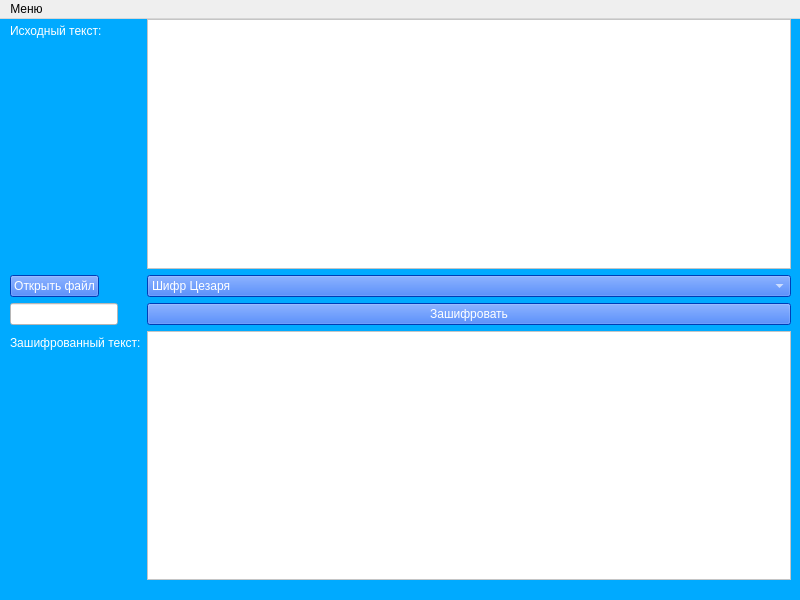
<?xml version="1.0" encoding="UTF-8"?>
<ui version="4.0">
 <class>MainWindow</class>
 <widget class="QMainWindow" name="MainWindow">
  <property name="geometry">
   <rect>
    <x>0</x>
    <y>0</y>
    <width>800</width>
    <height>600</height>
   </rect>
  </property>
  <property name="windowTitle">
   <string>Шифровщик</string>
  </property>
  <property name="styleSheet">
   <string notr="true"/>
  </property>
  <widget class="QWidget" name="centralwidget">
   <property name="styleSheet">
    <string notr="true">background-color: rgb(0, 170, 255);</string>
   </property>
   <widget class="QWidget" name="decoding_w" native="true">
    <property name="geometry">
     <rect>
      <x>0</x>
      <y>0</y>
      <width>803</width>
      <height>563</height>
     </rect>
    </property>
    <property name="styleSheet">
     <string notr="true">background-color: rgb(0, 170, 255);</string>
    </property>
    <widget class="QWidget" name="layoutWidget">
     <property name="geometry">
      <rect>
       <x>10</x>
       <y>0</y>
       <width>779</width>
       <height>559</height>
      </rect>
     </property>
     <layout class="QFormLayout" name="formLayout">
      <item row="0" column="0">
       <widget class="QLabel" name="label">
        <property name="styleSheet">
         <string notr="true">color: rgb(255, 255, 255);</string>
        </property>
        <property name="text">
         <string>Зашифрованный текст:</string>
        </property>
       </widget>
      </item>
      <item row="0" column="1">
       <widget class="QTextEdit" name="encrypted_text">
        <property name="styleSheet">
         <string notr="true">background-color: rgb(255, 255, 255);
color: rgb(0, 0, 0);</string>
        </property>
       </widget>
      </item>
      <item row="1" column="0">
       <widget class="QPushButton" name="open_file">
        <property name="styleSheet">
         <string notr="true">color: rgb(255, 255, 255);
background-color: rgb(0, 85, 255);</string>
        </property>
        <property name="text">
         <string>Открыть файл</string>
        </property>
       </widget>
      </item>
      <item row="1" column="1">
       <widget class="QComboBox" name="cipher">
        <property name="styleSheet">
         <string notr="true">color: rgb(255, 255, 255);
background-color: rgb(0, 85, 255);</string>
        </property>
        <property name="currentText">
         <string>Шифр Цезаря</string>
        </property>
        <item>
         <property name="text">
          <string>Шифр Цезаря</string>
         </property>
        </item>
        <item>
         <property name="text">
          <string>Шифр Полибия</string>
         </property>
        </item>
        <item>
         <property name="text">
          <string>Морзе</string>
         </property>
        </item>
        <item>
         <property name="text">
          <string>Шифр Вижинера</string>
         </property>
        </item>
        <item>
         <property name="text">
          <string>Атбаш</string>
         </property>
        </item>
       </widget>
      </item>
      <item row="2" column="0">
       <widget class="QLineEdit" name="file_name">
        <property name="styleSheet">
         <string notr="true">background-color: rgb(255, 255, 255);</string>
        </property>
       </widget>
      </item>
      <item row="2" column="1">
       <widget class="QPushButton" name="do_decrypt">
        <property name="styleSheet">
         <string notr="true">color: rgb(255, 255, 255);
background-color: rgb(0, 85, 255);</string>
        </property>
        <property name="text">
         <string>Расшифровать</string>
        </property>
       </widget>
      </item>
      <item row="3" column="0">
       <widget class="QLabel" name="label_2">
        <property name="styleSheet">
         <string notr="true">color: rgb(255, 255, 255);</string>
        </property>
        <property name="text">
         <string>Расшифрованный текст:</string>
        </property>
       </widget>
      </item>
      <item row="3" column="1">
       <widget class="QTextEdit" name="decrypted_text">
        <property name="styleSheet">
         <string notr="true">background-color: rgb(255, 255, 255);
color: rgb(0, 0, 0);</string>
        </property>
       </widget>
      </item>
     </layout>
    </widget>
   </widget>
   <widget class="QWidget" name="encoding_w" native="true">
    <property name="geometry">
     <rect>
      <x>0</x>
      <y>0</y>
      <width>801</width>
      <height>561</height>
     </rect>
    </property>
    <property name="styleSheet">
     <string notr="true">background-color: rgb(0, 170, 255);</string>
    </property>
    <widget class="QWidget" name="verticalLayoutWidget">
     <property name="geometry">
      <rect>
       <x>10</x>
       <y>0</y>
       <width>781</width>
       <height>561</height>
      </rect>
     </property>
     <layout class="QVBoxLayout" name="verticalLayout">
      <item>
       <layout class="QFormLayout" name="formLayout_2">
        <item row="0" column="0">
         <widget class="QLabel" name="label_3">
          <property name="styleSheet">
           <string notr="true">color: rgb(255, 255, 255);</string>
          </property>
          <property name="text">
           <string>Исходный текст:</string>
          </property>
         </widget>
        </item>
        <item row="0" column="1">
         <widget class="QTextEdit" name="source">
          <property name="styleSheet">
           <string notr="true">background-color: rgb(255, 255, 255);
color: rgb(0, 0, 0);</string>
          </property>
         </widget>
        </item>
        <item row="1" column="1">
         <widget class="QComboBox" name="cipher_2">
          <property name="styleSheet">
           <string notr="true">color: rgb(255, 255, 255);
background-color: rgb(0, 85, 255);</string>
          </property>
          <item>
           <property name="text">
            <string>Шифр Цезаря</string>
           </property>
          </item>
          <item>
           <property name="text">
            <string>Шифр Полибия</string>
           </property>
          </item>
          <item>
           <property name="text">
            <string>Морзе</string>
           </property>
          </item>
          <item>
           <property name="text">
            <string>Шифр Вижинера</string>
           </property>
          </item>
          <item>
           <property name="text">
            <string>Атбаш</string>
           </property>
          </item>
         </widget>
        </item>
        <item row="2" column="1">
         <widget class="QPushButton" name="do_encrypt">
          <property name="styleSheet">
           <string notr="true">color: rgb(255, 255, 255);
background-color: rgb(0, 85, 255);</string>
          </property>
          <property name="text">
           <string>Зашифровать</string>
          </property>
         </widget>
        </item>
        <item row="3" column="0">
         <widget class="QLabel" name="label_4">
          <property name="styleSheet">
           <string notr="true">color: rgb(255, 255, 255);</string>
          </property>
          <property name="text">
           <string>Зашифрованный текст:</string>
          </property>
         </widget>
        </item>
        <item row="3" column="1">
         <widget class="QTextEdit" name="encrypted_text_2">
          <property name="styleSheet">
           <string notr="true">background-color: rgb(255, 255, 255);
color: rgb(0, 0, 0);</string>
          </property>
         </widget>
        </item>
        <item row="1" column="0">
         <widget class="QPushButton" name="open_file_2">
          <property name="styleSheet">
           <string notr="true">color: rgb(255, 255, 255);
background-color: rgb(0, 85, 255);</string>
          </property>
          <property name="text">
           <string>Открыть файл</string>
          </property>
         </widget>
        </item>
        <item row="2" column="0">
         <widget class="QLineEdit" name="file_name_2">
          <property name="styleSheet">
           <string notr="true">background-color: rgb(255, 255, 255);</string>
          </property>
         </widget>
        </item>
       </layout>
      </item>
     </layout>
    </widget>
   </widget>
  </widget>
  <widget class="QMenuBar" name="menubar">
   <property name="geometry">
    <rect>
     <x>0</x>
     <y>0</y>
     <width>800</width>
     <height>22</height>
    </rect>
   </property>
   <widget class="QMenu" name="menu">
    <property name="title">
     <string>Меню</string>
    </property>
    <addaction name="action"/>
    <addaction name="action_2"/>
    <addaction name="action_3"/>
    <addaction name="action_4"/>
   </widget>
   <addaction name="menu"/>
  </widget>
  <action name="action">
   <property name="text">
    <string>Кодирование</string>
   </property>
  </action>
  <action name="action_2">
   <property name="text">
    <string>Декодирование</string>
   </property>
  </action>
  <action name="action_3">
   <property name="text">
    <string>Выбрать кодировку текста</string>
   </property>
  </action>
  <action name="action_4">
   <property name="text">
    <string>Отчистить всё</string>
   </property>
  </action>
 </widget>
 <resources/>
 <connections/>
</ui>
